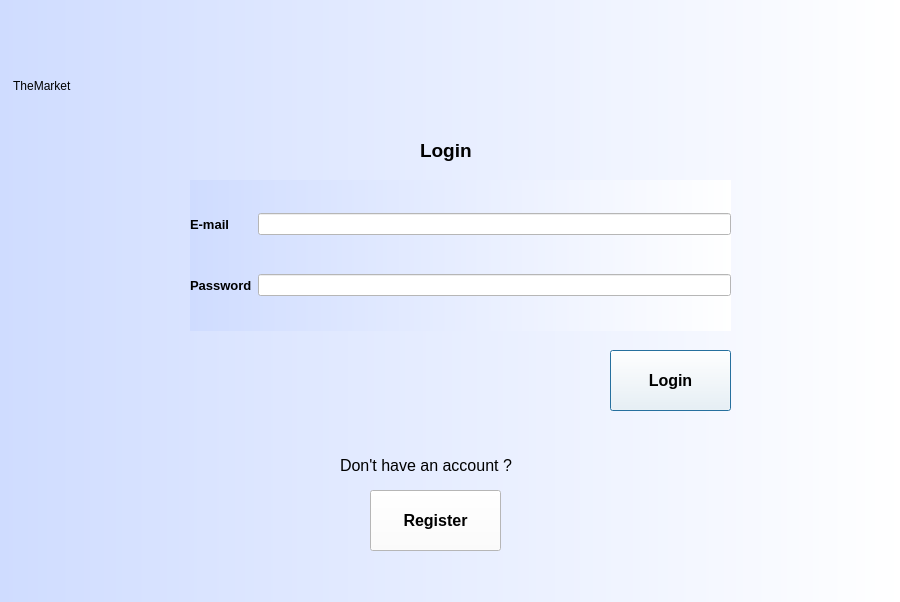
<?xml version="1.0" encoding="UTF-8"?>
<ui version="4.0">
 <class>Login</class>
 <widget class="QDialog" name="Login">
  <property name="geometry">
   <rect>
    <x>0</x>
    <y>0</y>
    <width>900</width>
    <height>602</height>
   </rect>
  </property>
  <property name="windowTitle">
   <string>Dialog</string>
  </property>
  <property name="styleSheet">
   <string notr="true">background-color: qlineargradient(spread:pad, x1:0, y1:0, x2:1, y2:0, stop:0 rgba(207, 220, 255, 255), stop:1 rgba(255, 255, 255, 255));</string>
  </property>
  <widget class="QLabel" name="label">
   <property name="geometry">
    <rect>
     <x>10</x>
     <y>10</y>
     <width>251</width>
     <height>151</height>
    </rect>
   </property>
   <property name="styleSheet">
    <string notr="true">font: 26pt &quot;Forte&quot;;

background-color: qradialgradient(spread:pad, cx:0.5, cy:0.5, radius:2, fx:0.500038, fy:0.511, stop:0.370192 rgba(255, 255, 255, 0), stop:0.4 rgba(255, 162, 162, 80), stop:0.425 rgba(255, 132, 132, 156), stop:0.427885 rgba(255, 188, 188, 80), stop:0.44 rgba(252, 128, 128, 80), stop:1 rgba(255, 255, 255, 0));</string>
   </property>
   <property name="text">
    <string> TheMarket</string>
   </property>
  </widget>
  <widget class="QLabel" name="label_2">
   <property name="geometry">
    <rect>
     <x>420</x>
     <y>130</y>
     <width>91</width>
     <height>41</height>
    </rect>
   </property>
   <property name="font">
    <font>
     <pointsize>14</pointsize>
     <bold>true</bold>
    </font>
   </property>
   <property name="styleSheet">
    <string notr="true">background-color: qradialgradient(spread:pad, cx:0.5, cy:0.5, radius:2, fx:0.500038, fy:0.511, stop:0.370192 rgba(255, 255, 255, 0), stop:0.4 rgba(255, 162, 162, 80), stop:0.425 rgba(255, 132, 132, 156), stop:0.427885 rgba(255, 188, 188, 80), stop:0.44 rgba(252, 128, 128, 80), stop:1 rgba(255, 255, 255, 0));</string>
   </property>
   <property name="text">
    <string>Login</string>
   </property>
  </widget>
  <widget class="QPushButton" name="logButton">
   <property name="geometry">
    <rect>
     <x>610</x>
     <y>350</y>
     <width>121</width>
     <height>61</height>
    </rect>
   </property>
   <property name="font">
    <font>
     <pointsize>12</pointsize>
     <bold>true</bold>
    </font>
   </property>
   <property name="styleSheet">
    <string notr="true">background-color: rgb(255, 255, 255);</string>
   </property>
   <property name="text">
    <string>Login</string>
   </property>
  </widget>
  <widget class="QPushButton" name="regButton">
   <property name="geometry">
    <rect>
     <x>370</x>
     <y>490</y>
     <width>131</width>
     <height>61</height>
    </rect>
   </property>
   <property name="font">
    <font>
     <pointsize>12</pointsize>
     <bold>true</bold>
    </font>
   </property>
   <property name="styleSheet">
    <string notr="true">background-color: rgb(255, 255, 255);</string>
   </property>
   <property name="text">
    <string>Register</string>
   </property>
  </widget>
  <widget class="QWidget" name="gridLayoutWidget">
   <property name="geometry">
    <rect>
     <x>190</x>
     <y>180</y>
     <width>541</width>
     <height>151</height>
    </rect>
   </property>
   <layout class="QGridLayout" name="gridLayout">
    <item row="1" column="0">
     <widget class="QLabel" name="label_4">
      <property name="font">
       <font>
        <pointsize>10</pointsize>
        <bold>true</bold>
       </font>
      </property>
      <property name="styleSheet">
       <string notr="true">background-color: qradialgradient(spread:pad, cx:0.5, cy:0.5, radius:2, fx:0.500038, fy:0.511, stop:0.370192 rgba(255, 255, 255, 0), stop:0.4 rgba(255, 162, 162, 80), stop:0.425 rgba(255, 132, 132, 156), stop:0.427885 rgba(255, 188, 188, 80), stop:0.44 rgba(252, 128, 128, 80), stop:1 rgba(255, 255, 255, 0));</string>
      </property>
      <property name="text">
       <string>Password</string>
      </property>
     </widget>
    </item>
    <item row="0" column="0">
     <widget class="QLabel" name="label_3">
      <property name="font">
       <font>
        <pointsize>10</pointsize>
        <bold>true</bold>
       </font>
      </property>
      <property name="styleSheet">
       <string notr="true">background-color: qradialgradient(spread:pad, cx:0.5, cy:0.5, radius:2, fx:0.500038, fy:0.511, stop:0.370192 rgba(255, 255, 255, 0), stop:0.4 rgba(255, 162, 162, 80), stop:0.425 rgba(255, 132, 132, 156), stop:0.427885 rgba(255, 188, 188, 80), stop:0.44 rgba(252, 128, 128, 80), stop:1 rgba(255, 255, 255, 0));</string>
      </property>
      <property name="text">
       <string>E-mail</string>
      </property>
     </widget>
    </item>
    <item row="0" column="1">
     <widget class="QLineEdit" name="emailLog">
      <property name="styleSheet">
       <string notr="true">background-color: rgb(255, 255, 255);</string>
      </property>
     </widget>
    </item>
    <item row="1" column="1">
     <widget class="QLineEdit" name="passLog">
      <property name="styleSheet">
       <string notr="true">background-color: rgb(255, 255, 255);</string>
      </property>
      <property name="echoMode">
       <enum>QLineEdit::Password</enum>
      </property>
     </widget>
    </item>
   </layout>
  </widget>
  <widget class="QLabel" name="label_5">
   <property name="geometry">
    <rect>
     <x>340</x>
     <y>450</y>
     <width>221</width>
     <height>31</height>
    </rect>
   </property>
   <property name="font">
    <font>
     <pointsize>12</pointsize>
    </font>
   </property>
   <property name="styleSheet">
    <string notr="true">background-color: qradialgradient(spread:pad, cx:0.5, cy:0.5, radius:2, fx:0.500038, fy:0.511, stop:0.370192 rgba(255, 255, 255, 0), stop:0.4 rgba(255, 162, 162, 80), stop:0.425 rgba(255, 132, 132, 156), stop:0.427885 rgba(255, 188, 188, 80), stop:0.44 rgba(252, 128, 128, 80), stop:1 rgba(255, 255, 255, 0));</string>
   </property>
   <property name="text">
    <string>Don't have an account ?</string>
   </property>
  </widget>
 </widget>
 <resources/>
 <connections/>
</ui>
